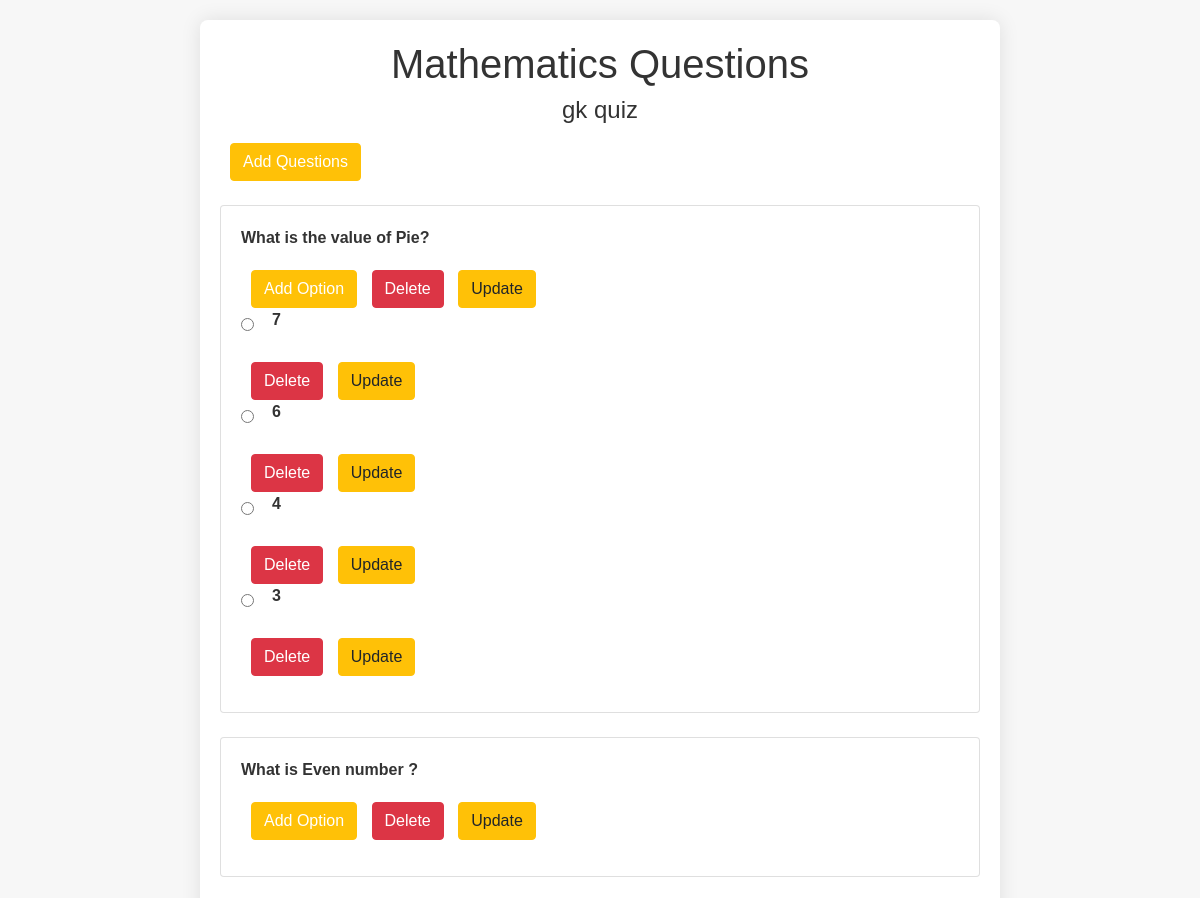
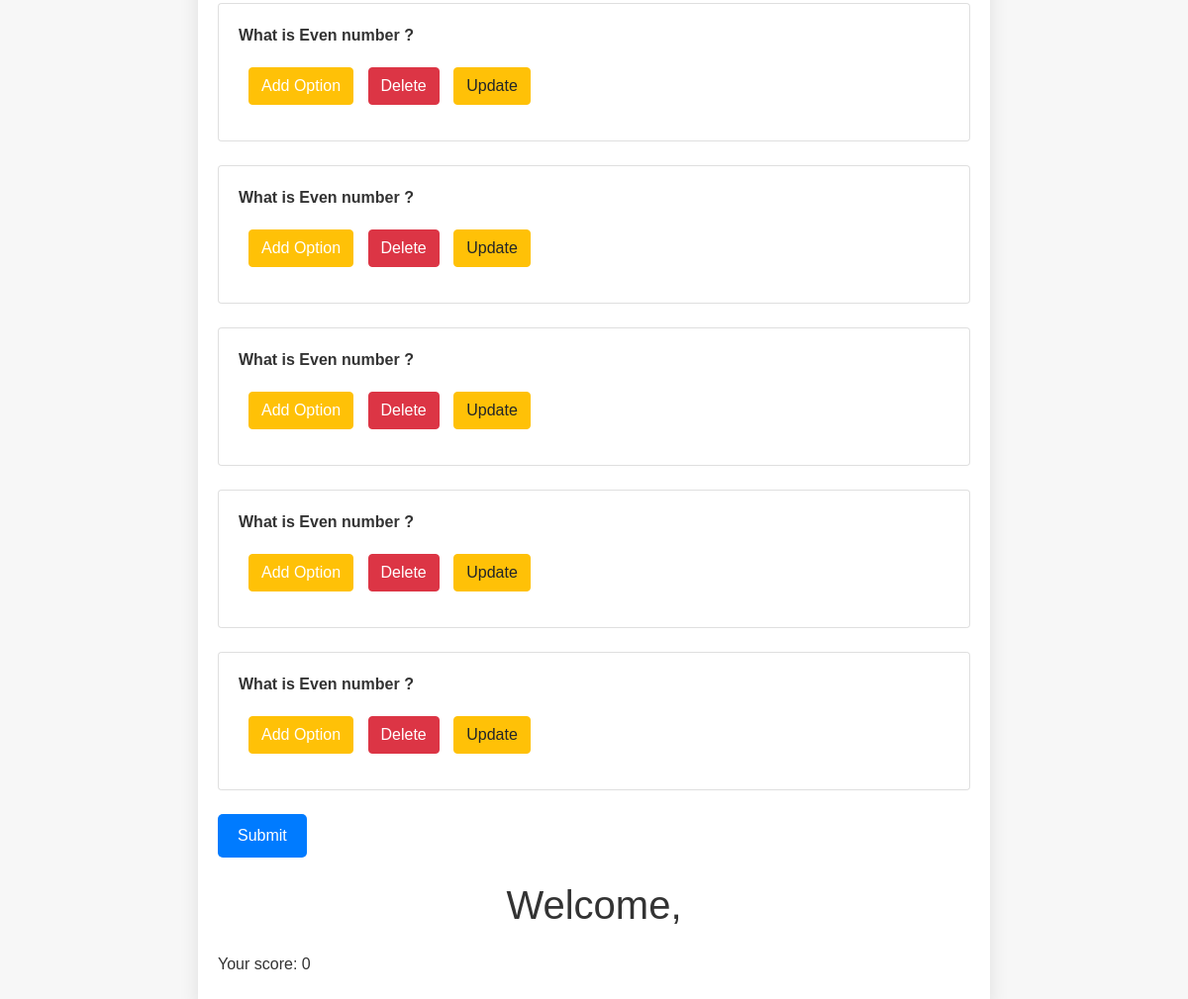
Screenshot of /list_questions/2/ with the database file from the repository (2 pictures, top to bottom).
### quizapp/models.py (models this page shows, shortened)
class Quiz(models.Model):
    title = models.CharField(max_length=250)
    description = models.TextField()
    user = models.ForeignKey(User,on_delete=models.CASCADE,blank=True,null=True)

class Question(models.Model):
    quiz = models.ForeignKey(Quiz, related_name='questions', on_delete=models.CASCADE)
    text = models.TextField()

class Choice(models.Model):
    question = models.ForeignKey(Question, related_name='choices', on_delete=models.CASCADE)
    text = models.CharField(max_length=250)
    is_correct = models.BooleanField(default=True)

### quizapp/views.py (the view, shortened to what this page needs)
# urls.py: path('list_questions/<int:id>/',views.list_question_by_quiz,name="list_question_by_quiz"),
def list_question_by_quiz(request,id):
    quiz = Quiz.objects.get(id=id)
    questions = Question.objects.filter(quiz=quiz)
    score = 0
    context = {
        'questions':questions,
        'quiz':quiz,
        'score':score
    }
    return render(request,'listquestion.html',context)

### templates/listquestion.html (shortened to what this page needs)
<!DOCTYPE html>
<html lang="en">
<head>
    <link rel="stylesheet" href="https://cdn.jsdelivr.net/npm/bootstrap@4.4.1/dist/css/bootstrap.min.css">
</head>
<body>
    <div class="container">
        <h1>{{ quiz.title }} Questions</h1>
        <h4>{{ quiz.description }}</h4>
        <a href="/add_question/{{quiz.id}}/" class="btn btn-warning text-white btn-delete">Add Questions</a>
        <form method="post">
            {% for question in questions %}
            <div class="card mt-4">
                <div class="card-body">
                    <label for="question{{ question.id }}">{{ question.text }}</label>
                    <a href="/add_options/{{question.id}}/" class="btn btn-warning text-white btn-delete">Add Option</a>
                    <a href="/delete/{{quiz.id}}/" class="btn btn-danger btn-delete">Delete</a>
                    <a href="/update/{{question.id}}/" class="btn btn-warning btn-update">Update</a>
                    <ul class="list-inline">
                        {% for choice in question.choices.all %}
                        <li class="d-flex align-items-center list-inline-item mr-3">
                            <input type="radio" id="choice{{ choice.id }}" name="question{{ question.id }}" value="{{ choice.id }}">
                            <label for="choice{{ choice.id }}" class="ml-2">{{ choice.text }}</label>
                        </li>
                        <span>
                            <a href="/delete/{{quiz.id}}/" class="btn btn-danger btn-delete">Delete</a>
                            <a href="/update/{{choice.id}}/" class="btn btn-warning btn-update">Update</a>
                        </span>
                        {% endfor %}
                    </ul>
                </div>
            </div>
            {% endfor %}
            <input type="submit" value="Submit" class="mt-4">
        </form>
        <div class="welcome mt-4">
            <h1>Welcome, {{ user.username }}</h1>
        </div>
        <div class="score mt-4">
            <p>Your score: {{ score }}</p>
        </div>
    </div>
</body>
</html>

### templates/listquestion.html (style rules this page uses)
body { font-family: Arial, sans-serif; background-color: #f7f7f7; color: #333; margin: 0; padding: 0; }
.container { background-color: #fff; border-radius: 8px; padding: 20px; box-shadow: 0 0 20px rgba(0,0,0,0.1); max-width: 800px; margin: 20px auto; }
h1, h4 { text-align: center; color: #333; }
form { margin-top: 20px; }
label { display: block; margin-bottom: 10px; font-weight: bold; }
input[type="radio"] { margin-right: 10px; }
input[type="submit"] { background-color: #007bff; color: #fff; padding: 10px 20px; border: none; border-radius: 5px; cursor: pointer; font-size: 16px; }
ul { list-style: none; padding: 0; }
li { margin-bottom: 10px; }
.btn-delete, .btn-update { margin-top: 10px; margin-left: 10px; }

### rows the page displays
Quiz: title "Mathematics", description "gk quiz"
Question: text "What is the value of Pie?"
Choice: text "7"
Choice: text "6"
Choice: text "4"
Choice: text "3"
Question: text "What is Even number ?"
Question: text "What is Even number ?"
Question: text "What is Even number ?"
Question: text "What is Even number ?"
Question: text "What is Even number ?"
Question: text "What is Even number ?"

### other values shown
{{ score }} "0"
